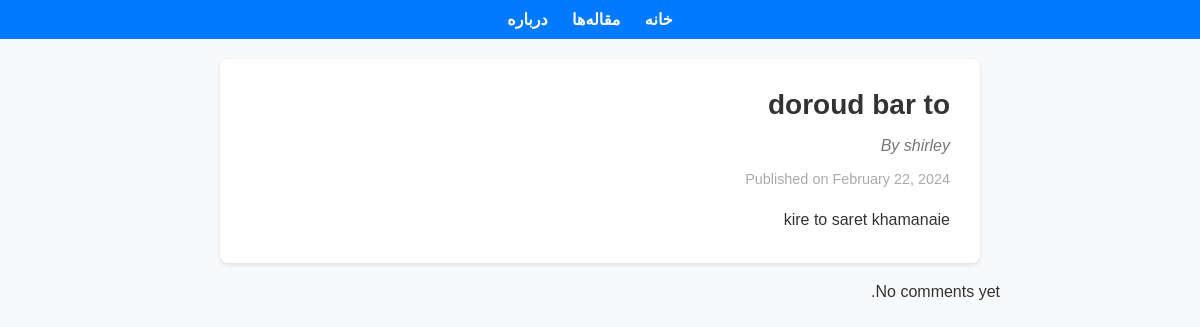
The app's page /articles/1/, older data.
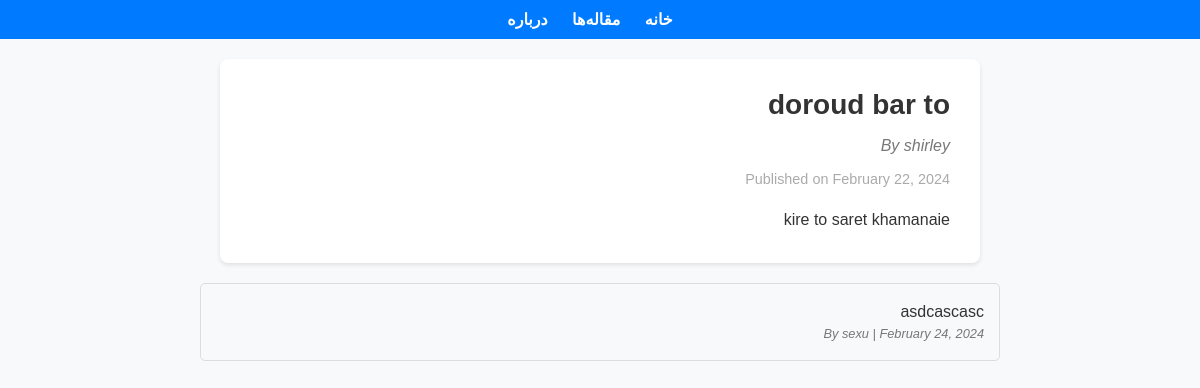
The same page, newer data.
### articles/models.py (models this page shows)
class Comment(models.Model):
    article = models.ForeignKey(Article, on_delete=models.CASCADE)
    author = models.ForeignKey(User, on_delete=models.CASCADE)
    content = models.TextField()
    created_at = models.DateTimeField(auto_now_add=True)

### articles/views.py (the view)
# urls.py: path('<int:article_id>/', views.article_detail, name='article_detail'),
def article_detail(request, article_id):
    article = Article.objects.get(pk=article_id)
    comments = article.comment_set.all()
    return render(request, 'article_detail.html', {
        'article': article,
        'comments': comments,
    })

### articles/templates/article_detail.html (shortened to what this page needs)
{% extends "baseensha.html" %}
{% block content %}
{% load static %}
<html lang="fa-ir" dir="rtl">
<head>
    <link rel="stylesheet" href="{% static 'styles.css' %}">
</head>
<body>
    <div class="container">
        <article class="article">
            <h1>{{ article.title }}</h1>
            <p class="author">By {{ article.author.username }}</p>
            <p class="date">Published on {{ article.created_at|date:"F d, Y" }}</p>
            <div class="content">
                {{ article.content | safe }}
            </div>
        </article>
    </div>
    <div class="comments">
        {% for comment in comments %}
        <div class="comment">
            <p>{{ comment.content }}</p>
            <p class="author">By {{ comment.author.username }} | {{ comment.created_at|date:"F d, Y" }}</p>
        </div>
        {% empty %}
        <p>No comments yet.</p>
        {% endfor %}
    </div>
</body>
</html>
{% endblock %}

Row changes from the older to the newer data that the page shows:
added Comment: content "asdcascasc", author.username "sexu", created_at "February 24, 2024"
Text that changed along with them:
text no longer shown: "No comments yet."
